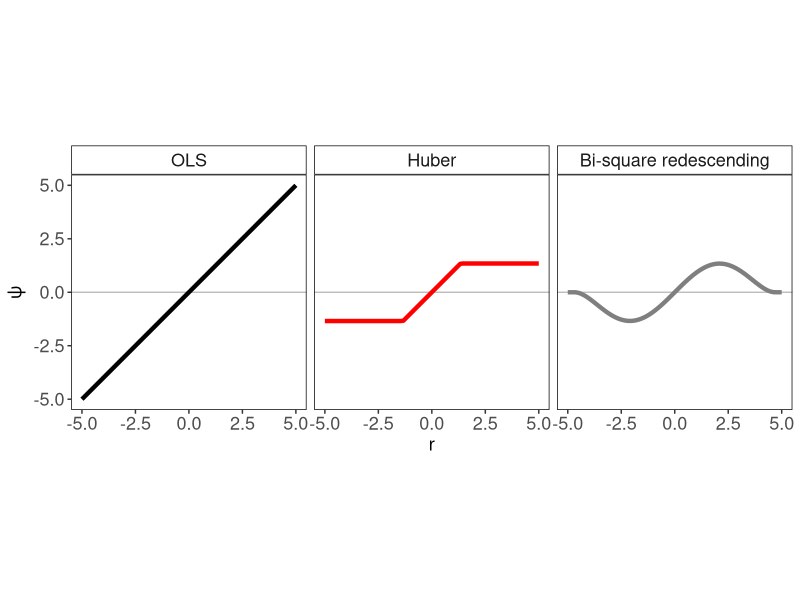

This figure's R source:
## ---- chunk 1
library(robustbase)
library(tidyr)
library(dplyr)
library(ggplot2)
x = seq(from = -5,to=5,length.out = 80)
df_ols = data.frame(residual = x,
                    psi = x)
df_ols$method = "OLS"

psi <- "huber"
df_h = data.frame(residual = x,
                  psi = Mpsi(x,psi=psi,cc= .Mpsi.tuning.default(psi)))
df_h$method = "Huber"

psi <- "bisquare"
df_bi = data.frame(residual = x,
                   psi = Mpsi(x,psi=psi,cc= .Mpsi.tuning.default(psi)))
df_bi$method = "Bi-square redescending"

df = rbind(df_ols,df_h,df_bi)

df%>%
  mutate(method = factor(method, levels =  c("OLS", "Huber","Bi-square redescending")))%>%
  ggplot(aes(x=residual,y=psi,group=method,colour=method))+
  geom_hline(yintercept = 0,col="grey")+
  geom_line(lwd=1.5)+
  scale_colour_manual(name="", values = c(`Huber`="red",OLS="black",`Bisquare redescending` = "orange"),guide=FALSE)+
  theme_bw()+
  xlab(label = "r")+
  ylab((expression(psi)))+
  theme(title = element_text(size=13),
        strip.text.x = element_text(size=13),
        strip.background = element_rect(colour = "black",fill = NA),
        panel.border = element_rect(colour = "black",fill = NA),
        panel.grid = element_blank(),
        axis.text.y = element_text(size = 13),
        axis.text.x = element_text(size = 13))+
  facet_wrap(~method)+ coord_fixed()
